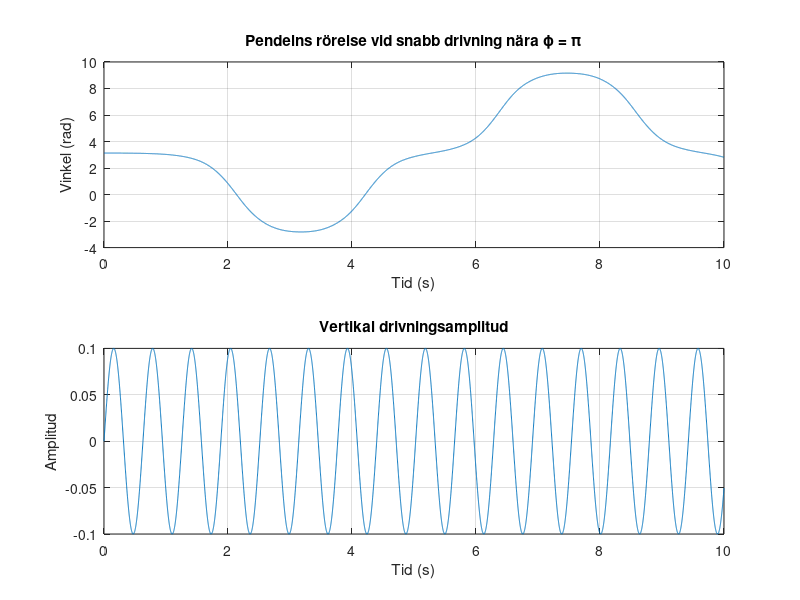

MATLAB code for this plot: (Note: this script raises an error after producing the figure.)
% Parametrar
l = 1.0; % Pendelns längd
g = 9.81; % Tyngdaccelerationen
a = 0.1; % Drivningsamplitud
nu_high = 10; % Hög frekvens

% Differentialekvationssystem för hög frekvens
ode_high = @(t, y) [y(2); (-g/l) * sin(y(1)) + a^2 * nu_high^2 * cos(nu_high * t) * sin(y(1))];

% Tidssteg
dt = 0.001;
t = 0:dt:10; % Tidsintervall

% Initialvärden
phi0 = pi - 0.01; % Nära ϕ = π
phi_dot0 = 0; % Initial vinkelhastighet

% Lös differentialekvationssystemet numeriskt för hög frekvens
[t_high, y_high] = ode45(ode_high, t, [phi0, phi_dot0]);

% Plotta resultatet
subplot(2, 1, 1)
plot(t_high, y_high(:, 1))
xlabel('Tid (s)')
ylabel('Vinkel (rad)')
title('Pendelns rörelse vid snabb drivning nära ϕ = π')
grid on

subplot(2, 1, 2)
plot(t_high, a * sin(nu_high * t_high))
xlabel('Tid (s)')
ylabel('Amplitud')
title('Vertikal drivningsamplitud')
grid on

sgtitle('Pendelns rörelse vid snabb drivning nära ϕ = π')
